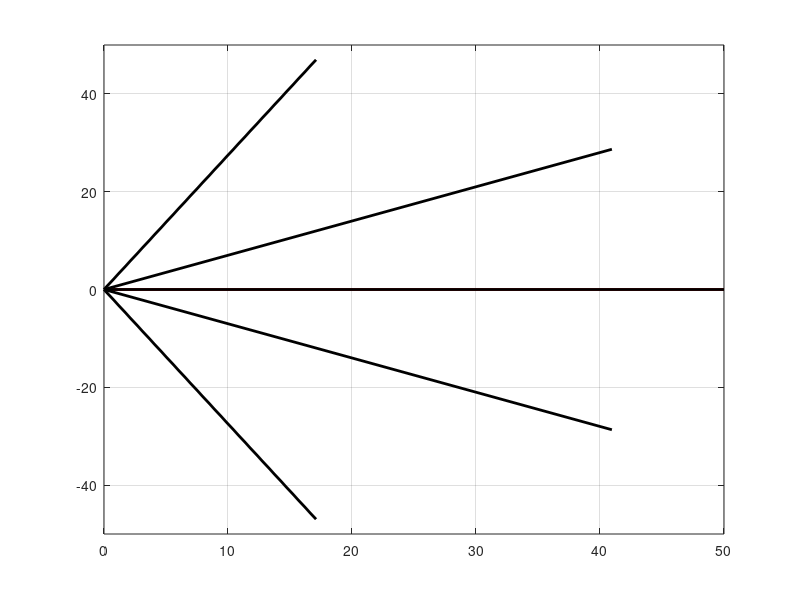

Reproduce this figure in MATLAB.
% plotting straights of different angles from origin. 

A = [0,0]; %start coordinates
L = 50; %in metres, length.
B = [0,L]; %end coordinates
RdSize = 500; %granularity

Angles = linspace(-70, 70, 5);

%Plot initial straight
figure(1)
clf
plot([A(1) B(2)],[A(2) B(1)],'r','linewidth',2)
grid on
hold on

xlim([0 50])
ylim([-50 50])

for a = 1:length(Angles)
    Ang = Angles(a);
    %rotation angle from origin.
    rads = Ang*pi/180; %convert to radians.
    x_array = [A(1) B(2)];
    y_array = [A(2) B(1)];

    %define rotation matrix
    Rot_mat =[cos(rads) -sin(rads); sin(rads) cos(rads)]; %rotation matrix. ROtates point around origin

    New_coords = Rot_mat * [x_array; y_array];

    plot(New_coords(1,:),New_coords(2,:),'k','linewidth',2)
    hold on

    % X_pts = linspace(New_coords(1,1),New_coords(1,2),RdSize);
    % Y_pts = linspace(New_coords(2,1),New_coords(2,2),RdSize);
    
    % plot(X_pts,Y_pts,'k.','MarkerSize',5)
end

%rotate end point of straight
%B_rotated = Rot_mat*[B];